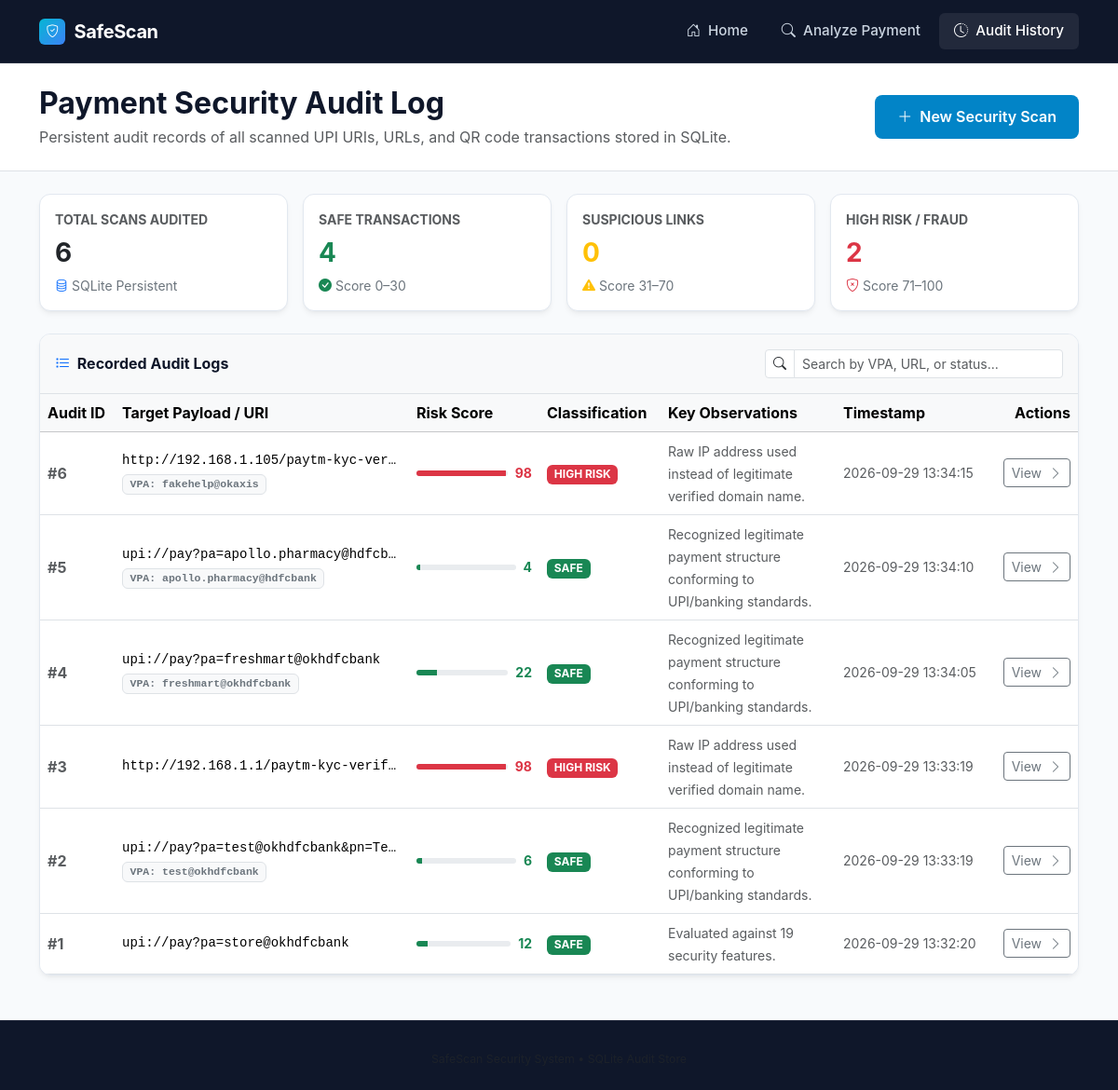
Before: /history with the older database file.
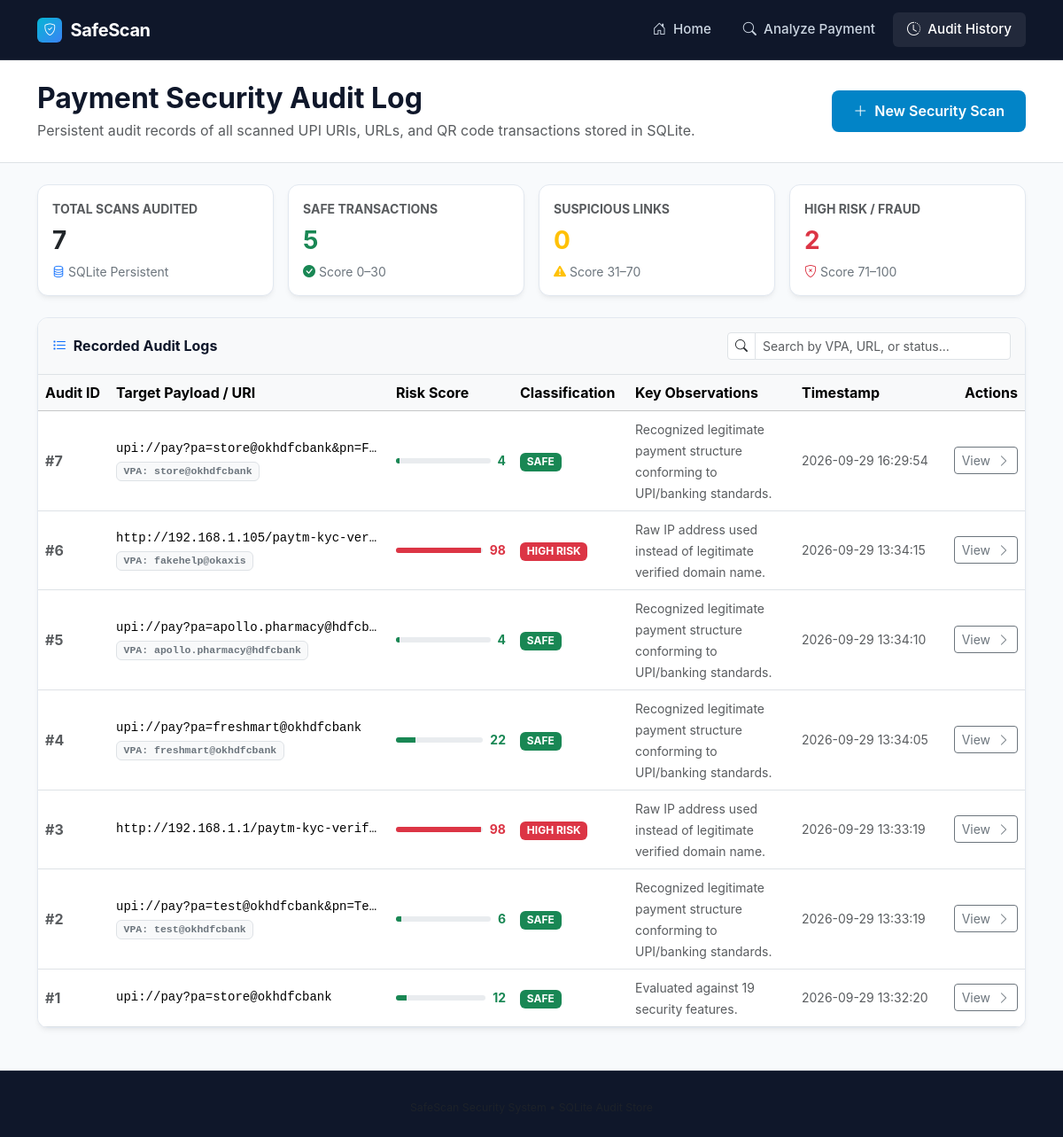
After: the same page with the newer database file.
### tables this page shows
CREATE TABLE scans (
            id INTEGER PRIMARY KEY AUTOINCREMENT,
            input_data TEXT NOT NULL,
            prediction TEXT NOT NULL,
            risk_score INTEGER NOT NULL,
            features TEXT NOT NULL,
            created_at TIMESTAMP DEFAULT CURRENT_TIMESTAMP
        );

### SafeScan/app.py (the view)
@app.route('/history')
def history():
    scans = get_recent_scans(limit=100)
    stats = get_scan_statistics()
    return render_template('history.html', scans=scans, stats=stats)

### SafeScan/database.py (called while the page is built, shortened)
def get_db_path() -> str:
    return os.path.join(CURRENT_DIR, 'safescan.db')

def get_connection():
    conn = sqlite3.connect(get_db_path())
    conn.row_factory = sqlite3.Row
    return conn

def get_recent_scans(limit: int = 50):
    conn = get_connection()
    cursor = conn.cursor()
    cursor.execute("""
        SELECT id, input_data, prediction, risk_score, features, created_at
        FROM scans
        ORDER BY id DESC
        LIMIT ?
    """, (limit,))
    rows = cursor.fetchall()
    results = []
    for row in rows:
        feat_dict = {}
        try:
            feat_dict = json.loads(row['features'])
        except Exception:
            pass
        results.append({
            'id': row['id'],
            'input_data': row['input_data'],
            'prediction': row['prediction'],
            'risk_score': row['risk_score'],
            'features': feat_dict,
            'created_at': row['created_at']
        })
    conn.close()
    return results

### SafeScan/templates/history.html (shortened to what the changed rows need)
<!DOCTYPE html>
<html lang="en">
<head>
  <link href="https://cdn.jsdelivr.net/npm/bootstrap@5.3.3/dist/css/bootstrap.min.css" rel="stylesheet">
  <link rel="stylesheet" href="https://cdn.jsdelivr.net/npm/bootstrap-icons@1.11.3/font/bootstrap-icons.min.css">
  <link rel="stylesheet" href="{{ url_for('static', filename='css/style.css') }}">
</head>
<body>
  <div class="bg-white border-bottom py-4 mb-4">
    <div class="container">
      <div class="d-flex flex-column flex-md-row justify-content-between align-items-md-center gap-3">
        <div>
          <h2 class="fw-bold mb-1">Payment Security Audit Log</h2>
        </div>
      </div>
    </div>
  </div>
  <main class="container mb-5">
    <div class="row g-3 mb-4">
      <div class="col-md-3">
        <div class="card-security p-3">
          <div class="text-muted small text-uppercase fw-bold">Total Scans Audited</div>
          <div class="fs-3 fw-bold text-dark mt-1">{{ stats.total }}</div>
          <div class="text-secondary small mt-1"><i class="bi bi-database text-primary"></i> SQLite Persistent</div>
        </div>
      </div>
      <div class="col-md-3">
        <div class="card-security p-3">
          <div class="text-muted small text-uppercase fw-bold">Safe Transactions</div>
          <div class="fs-3 fw-bold text-success mt-1">{{ stats.safe }}</div>
          <div class="text-secondary small mt-1"><i class="bi bi-check-circle-fill text-success"></i> Score 0–30</div>
        </div>
      </div>
    </div>
    <div class="card-security overflow-hidden">
      {% if scans %}
      <div class="table-responsive">
        <table class="table table-hover align-middle mb-0" id="history-table">
          <thead class="table-light">
            <tr>
              <th style="width: 80px;">Audit ID</th>
              <th>Target Payload / URI</th>
              <th style="width: 140px;">Risk Score</th>
              <th style="width: 130px;">Classification</th>
              <th>Key Observations</th>
              <th style="width: 160px;">Timestamp</th>
              <th style="width: 100px;" class="text-end">Actions</th>
            </tr>
          </thead>
          <tbody>
            {% for scan in scans %}
            <tr>
              <td class="fw-bold text-muted">#{{ scan.id }}</td>
              <td>
                <div class="font-monospace small text-truncate" style="max-width: 300px;" title="{{ scan.input_data }}">
                  {{ scan.input_data }}
                </div>
                {% if scan.features.parsed_vpa %}
                  <span class="badge bg-light text-secondary border font-monospace mt-1" style="font-size: 0.72rem;">
                    VPA: {{ scan.features.parsed_vpa }}
                  </span>
                {% endif %}
              </td>
              <td>
                <div class="d-flex align-items-center gap-2">
                  <div class="progress flex-grow-1" style="height: 6px;">
                    <div
                      class="progress-bar {% if scan.risk_score <= 30 %}bg-success{% elif scan.risk_score <= 70 %}bg-warning{% else %}bg-danger{% endif %}"
                      style="width: {{ scan.risk_score }}%;"
                    ></div>
                  </div>
                  <span class="fw-bold small {% if scan.risk_score <= 30 %}text-success{% elif scan.risk_score <= 70 %}text-warning{% else %}text-danger{% endif %}">
                    {{ scan.risk_score }}
                  </span>
                </div>
              </td>
              <td>
                {% if scan.prediction == 'SAFE' %}
                  <span class="badge bg-success">SAFE</span>
                {% elif scan.prediction == 'SUSPICIOUS' %}
                  <span class="badge bg-warning text-dark">SUSPICIOUS</span>
                {% else %}
                  <span class="badge bg-danger">HIGH RISK</span>
                {% endif %}
              </td>
              <td>
                <span class="text-muted small">
                  {% if scan.features.reasons %}
                    {{ scan.features.reasons[0] }}
                  {% else %}
                    Evaluated against 19 security features.
                  {% endif %}
                </span>
              </td>
              <td class="text-muted small">
                {{ scan.created_at }}
              </td>
              <td class="text-end">
                <a href="{{ url_for('result', scan_id=scan.id) }}" class="btn btn-sm btn-outline-secondary">
                  View <i class="bi bi-chevron-right ms-1"></i>
                </a>
              </td>
            </tr>
            {% endfor %}
          </tbody>
        </table>
      </div>
      {% endif %}
    </div>
  </main>
</body>
</html>

Changed rows visible on the page:
added scans: id "7", input_data "upi://pay?pa=store@okhdfcbank&pn=F…", features.parsed_vpa "store@okhdfcbank", risk_score "4", prediction "SAFE", features "Recognized legitimate payment structure conforming to UPI/banking standards.", created_at "2026-09-29 16:29:54"
Other visible differences:
{{ stats.total }}: "6" → "7"
{{ stats.safe }}: "4" → "5"
